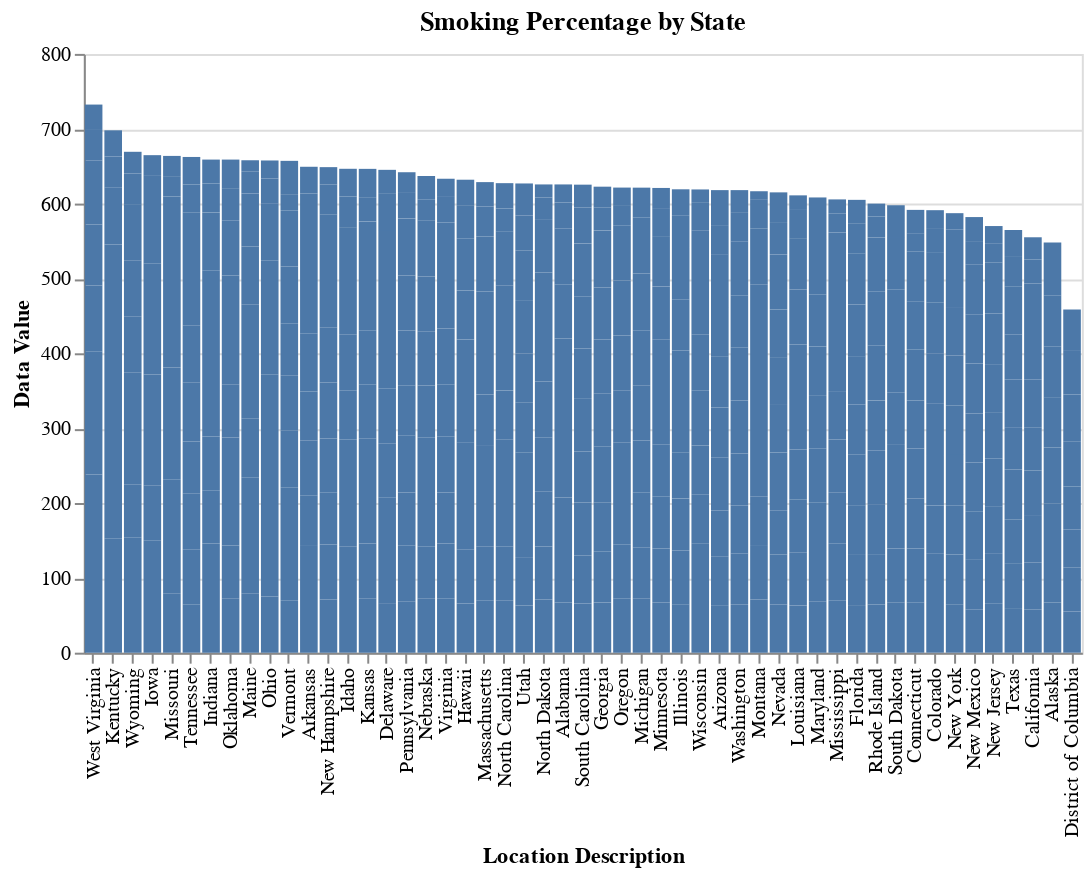

Notebook source saved alongside this figure:
### Code cell
dataset=pd.read_csv('data/tidy-data copy.csv')
dataset=dataset.drop(columns=['Unnamed: 0'])
dataset_every_day = dataset.loc[dataset['Response'] == 'Every Day']
dataset_every_day=dataset_every_day[dataset_every_day['Gender']!='Overall']
dataset_every_day=dataset_every_day[dataset_every_day['Data Value']!='*']
legislation_by_state = dataset_every_day.groupby('Location Description')['legislation percentage'].mean().sort_values().reset_index()

alt.Chart(dataset_every_day).mark_bar().encode(
    x=alt.X('Location Description:N', sort='-y'),
    y=alt.Y('Data Value:Q'),
    tooltip=['Location Description', 'Data Value']
).properties(
    width=500,
    height=300,
    title='Smoking Percentage by State'
)

### Figure 1 — Vega-Lite specification as saved in the notebook (floating-point values rounded to 4 significant figures; data arrays with more than 128 entries replaced by an {"elided": "..."} marker saying what was removed)
{"config": {"view": {"continuousWidth": 400, "continuousHeight": 300}}, "data": {"name": "data-028b2b65d8fc8643d3f5baf044b7660a"}, "mark": "bar", "encoding": {"tooltip": [{"field": "Location Description", "type": "nominal"}, {"field": "Data Value", "type": "nominal"}], "x": {"field": "Location Description", "sort": "-y", "type": "nominal"}, "y": {"field": "Data Value", "type": "quantitative"}}, "height": 300, "title": "Smoking Percentage by State", "width": 500, "$schema": "https://vega.github.io/schema/vega-lite/v4.17.0.json", "datasets": {"data-028b2b65d8fc8643d3f5baf044b7660a": {"elided": "506 records"}}}
